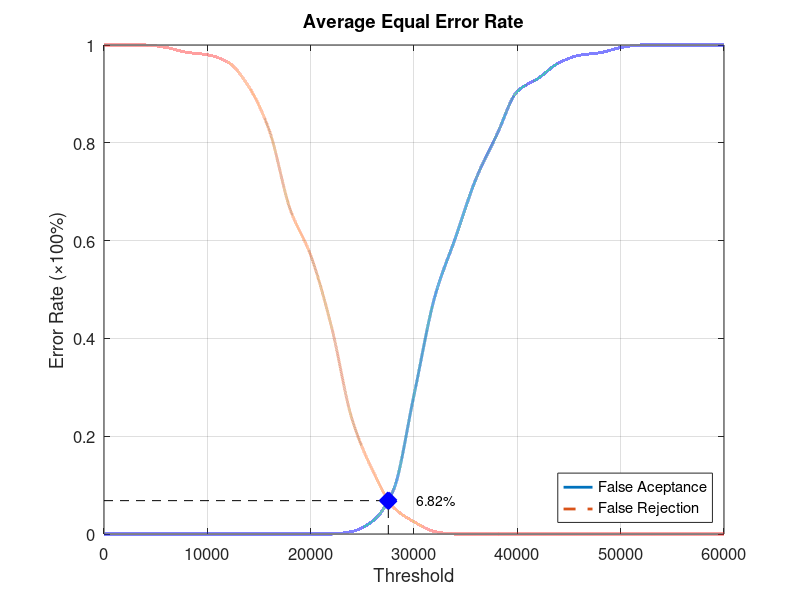
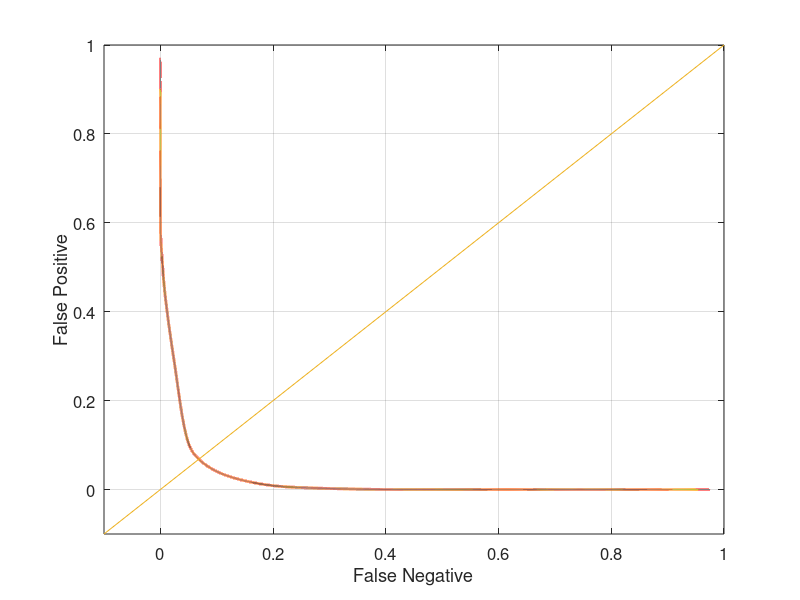

Recreate these plots in MATLAB, in order.
function yEER = Database4_4
close all;
clear;
clc;
x = 0:2000:60000;
xq = 0:0.5:60000;

y0 = [0 0 0 0 0 0 0 0 0 0 0 0 0.00526316 0.0263158 0.0894737 0.284211 0.484211 0.605263 0.726316 0.815789 0.905263 0.931579 0.963158 0.978947 0.984211 0.994737 1 1 1 1 1];
yy0 = interp1(x, y0, xq, 'pchip');
y1 = [1 1 1 0.995 0.985 0.98 0.965 0.915 0.825 0.665 0.57 0.425 0.235 0.13 0.055 0.025 0.005 0 0 0 0 0 0 0 0 0 0 0 0 0 0];
yy1 = interp1(x, y1, xq, 'pchip');

% Calculating EER: 
y2 = abs(y0 - y1);
find(y2 == min(y2))
yy2 = abs(yy0 - yy1);
xEER = find(yy2 == min(yy2));
xEERIndex = xq(xEER) % X-axis EER
yEER = yy0(xEER) % Y-axis EER

main = figure
plot(xq, yy0,'-','LineWidth', 2);	hold on
plot(xq, yy1,'--','LineWidth', 2);	hold on
plot([xEERIndex xEERIndex], [0 yEER], 'k--');	hold on
plot([0 xEERIndex], [yEER yEER], 'k--');	hold on
plot(xEERIndex, yEER, 'bx', 'LineWidth', 10);	hold on
text(xEERIndex + 10 * xEERIndex / 100, yEER, [num2str(round((10000 * yEER)) / 100) '%'])
legend('False Aceptance', 'False Rejection', 'Location', 'SouthEast')
xlabel('Threshold')
ylabel('Error Rate (\times100%)')
title('Average Equal Error Rate')
set(gca, 'FontSize', 12)
axis([0 60000 0 1])
grid on

print(main, 'Database4_4Main', '-dpng');
FNRxFPR = figure('Color', [1 1 1]);
plot(yy1, yy0, '-', yy1, yy0, 'LineWidth', 2);
hold on
y = -0.1:0.1:1
plot(y, y); 
set(gca, 'FontSize', 12)
xlabel('False Negative')
ylabel('False Positive')
axis([-0.1 1 -0.1 1])
set(gca, 'FontSize', 12)
grid on

print(FNRxFPR, 'Database4_4FNRxFPR','-dpng');
end
